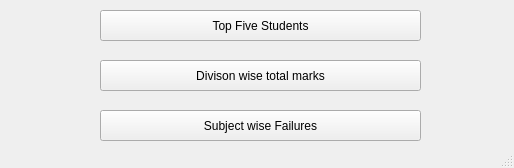
<?xml version="1.0" encoding="UTF-8"?>
<ui version="4.0">
 <class>MainWindow</class>
 <widget class="QMainWindow" name="MainWindow">
  <property name="geometry">
   <rect>
    <x>0</x>
    <y>0</y>
    <width>514</width>
    <height>168</height>
   </rect>
  </property>
  <property name="windowTitle">
   <string>Results  Analysis</string>
  </property>
  <widget class="QWidget" name="centralwidget">
   <widget class="QPushButton" name="pushButton">
    <property name="geometry">
     <rect>
      <x>100</x>
      <y>60</y>
      <width>321</width>
      <height>31</height>
     </rect>
    </property>
    <property name="text">
     <string>Divison wise total marks</string>
    </property>
   </widget>
   <widget class="QPushButton" name="pushButton_2">
    <property name="geometry">
     <rect>
      <x>100</x>
      <y>110</y>
      <width>321</width>
      <height>31</height>
     </rect>
    </property>
    <property name="text">
     <string>Subject wise Failures</string>
    </property>
   </widget>
   <widget class="QPushButton" name="pushButton_3">
    <property name="geometry">
     <rect>
      <x>100</x>
      <y>10</y>
      <width>321</width>
      <height>31</height>
     </rect>
    </property>
    <property name="text">
     <string>Top Five Students</string>
    </property>
   </widget>
  </widget>
  <widget class="QStatusBar" name="statusbar"/>
 </widget>
 <resources/>
 <connections/>
</ui>
